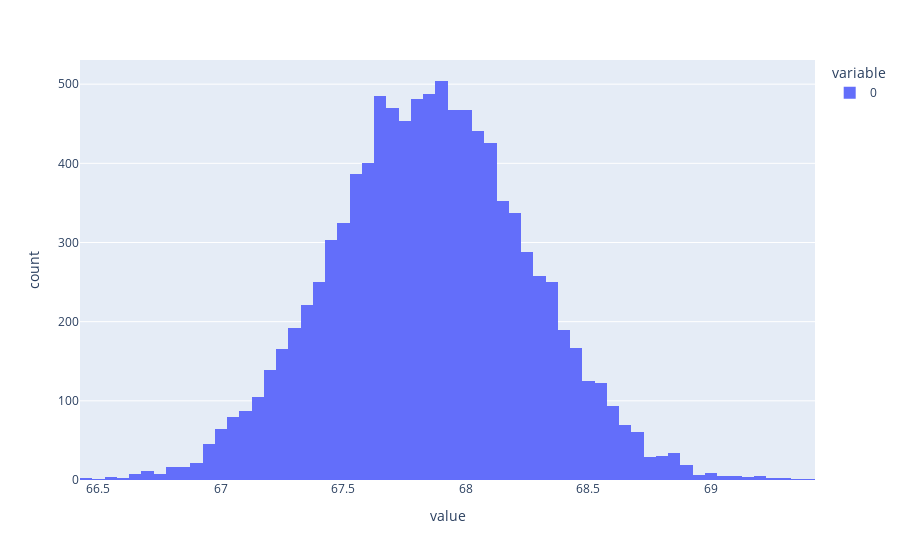

Here is the notebook cell this chart was saved with:
### Markdown cell above
### ✏️ Aufgabe 4
Der Mittelwert der Körpergröße der Stichprobe ist eine Schätzung des Mittelwerts der Körpergröße in der Gesamtpopulation (von dem wir annehmen, dass wir ihn nicht kennen). Um die Unsicherheit der dieser Schätzung zu quantifizieren, berechnen Sie als nächstes ein 95%-Konfidenzintervall für den Mittelwert der Körpergröße. Dazu gehe Sie ganz analog zu Aufgabe 1 vor:
1. Erzeugen Sie 10,000 Bootstrap Samples, d.h. führen Sie 10,000 Mal die Schritte 1 und 2 aus:
    1. Eine zufällige Stichprobe mit Zurücklegen vom Umfang 100 aus dem DataFrame `cdc100` wird gezogen.
    2. Der Mittelwert der Körpergröße wird berechnet und zurückgegeben.
    
    Speichern Sie für jedes der 10,000 Bootstrap Samples den Mittelwert der Körpergröße. Dies ist ihre Bootstrap-Verteilung.
2. Visualisieren Sie die Bootstrap-Verteilung und beschreiben Sie sie.
3. Bestimmen Sie die mittleren 95% der Verteilung. Wie lautet das Konfidenzintervall für den Mittelwert der Körpergröße der Population? Ist der wahre Wert im Intervall enthalten?

### 💡 Lösung Aufgabe 4

### Code cell
n_boot = 10000
samples_height = []
for k in range(n_boot):
    # Berechnung des Anteils (allgemein: des Parameters, den man schätzen möchte)
    samples_height.append(cdc100.sample(100, replace=True)["height"].mean())
    
samples_height = pd.Series(samples_height)
print(f"95% Konfidenzintervall: [{samples_height.quantile(0.025)}, {samples_height.quantile(0.975)}]")
px.histogram(samples_height)

### Figure 1 — Plotly figure (JSON) as saved in the notebook; plotly's stock layout.template omitted (floating-point values rounded to 4 significant figures; data arrays with more than 128 entries replaced by an {"elided": "..."} marker saying what was removed)
{"data": [{"alignmentgroup": "True", "bingroup": "x", "hovertemplate": "variable=0<br>value=%{x}<br>count=%{y}<extra></extra>", "legendgroup": "0", "marker": {"color": "#636efa", "pattern": {"shape": ""}}, "name": "0", "offsetgroup": "0", "orientation": "v", "showlegend": true, "type": "histogram", "x": {"elided": "10000 float values"}, "xaxis": "x", "yaxis": "y"}], "layout": {"autosize": true, "barmode": "relative", "legend": {"title": {"text": "variable"}, "tracegroupgap": 0}, "margin": {"t": 60}, "xaxis": {"anchor": "y", "autorange": true, "domain": [0, 1], "range": [66.43, 69.42], "title": {"text": "value"}, "type": "linear"}, "yaxis": {"anchor": "x", "autorange": true, "domain": [0, 1], "range": [0, 530.5], "title": {"text": "count"}}}}
